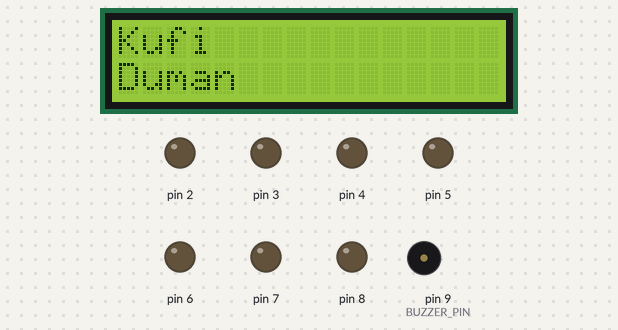
Simulated run of this sketch. Board: Arduino Uno, built with avr-gcc and run on an emulated ATmega328P. On the bench: 16×2 character LCD, output pins drawn as LEDs (lit = HIGH), buzzer (waves = sounding).

Above: at 0.1 s.
At 3.5 s:
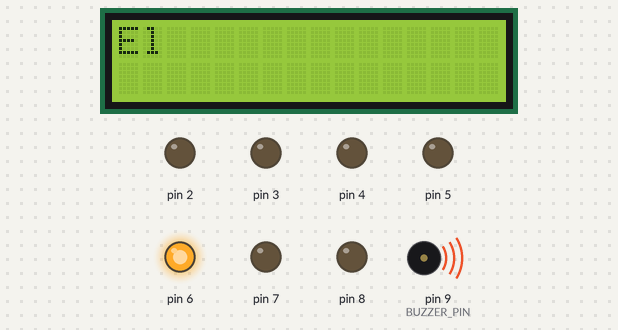
At 5.7 s:
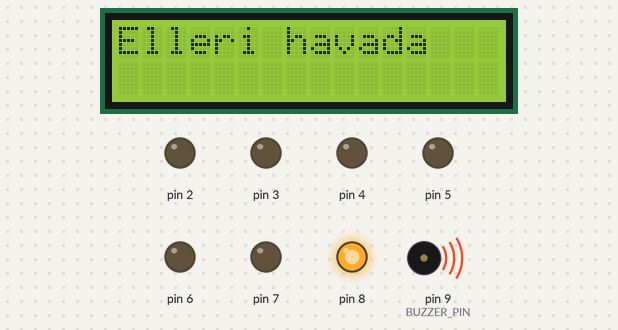
At 8.7 s:
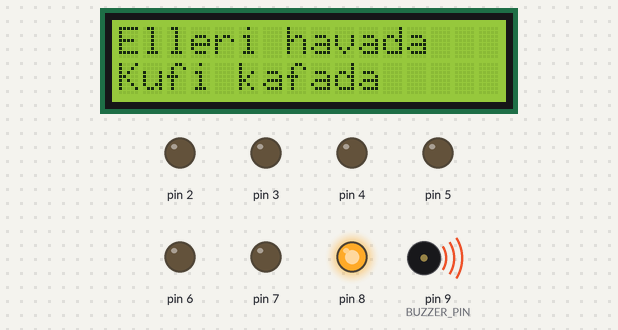
At 17.5 s:
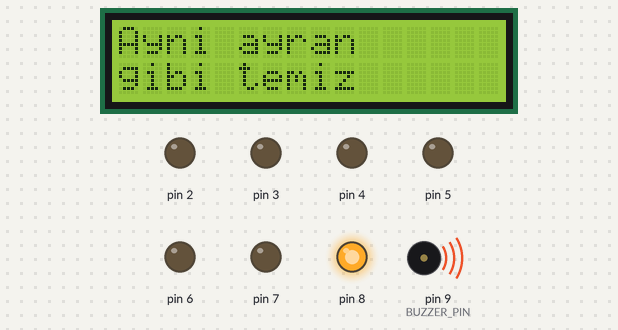
At 20.5 s:
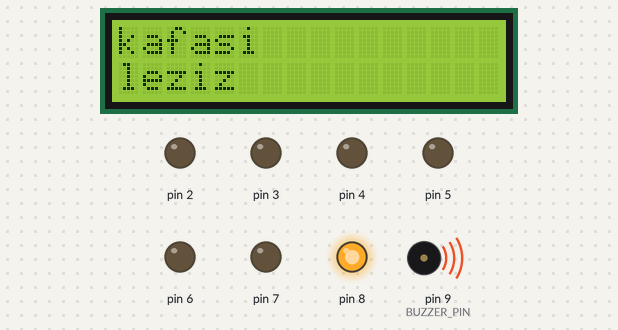
Timing chart, 0 to 40.0 s (numbered marks = the images above):
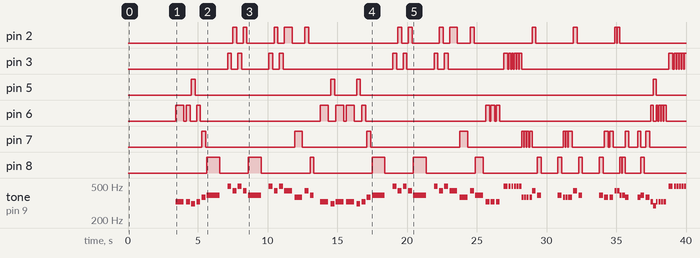

Measured:
- by itself, pin 2: LOW → HIGH at 7.5 s, → LOW 0.28 s later, → HIGH 0.46 s later, → LOW 0.28 s later, … (28 changes in this stretch)
- by itself, pin 3: LOW → HIGH at 7.1 s, → LOW 0.28 s later, → HIGH 0.46 s later, → LOW 0.28 s later, … (39 changes in this stretch)
- by itself, pin 5: LOW → HIGH at 4.5 s, → LOW 0.28 s later, → HIGH 9.7 s later, → LOW 0.28 s later, … (8 changes in this stretch)
- by itself, pin 6: LOW → HIGH at 3.4 s, → LOW 0.56 s later, → HIGH 0.19 s later, → LOW 0.28 s later, … (30 changes in this stretch)
- by itself, pin 7: LOW → HIGH at 5.3 s, → LOW 0.28 s later, → HIGH 6.4 s later, → LOW 0.56 s later, … (32 changes in this stretch)
- by itself, pin 8: LOW → HIGH at 5.7 s, → LOW 0.93 s later, → HIGH 2.0 s later, → LOW 0.93 s later, … (26 changes in this stretch)
- by itself, tone on pin 9 (BUZZER_PIN): plays 329 Hz for 0.56 s, 329 Hz for 0.28 s, 311 Hz for 0.28 s, 329 Hz for 0.28 s, 370 Hz for 0.28 s, 392 Hz for 0.93 s … (82 notes in this stretch)

The sketch:

Arduino_Kufi.ino
```cpp
#include <LiquidCrystal.h>

// LCD PINLERI: RS=12, E=11, D4=A0, D5=A1, D6=A2, D7=A3
LiquidCrystal lcd(12, 11, A0, A1, A2, A3);

// LED PINLERI (7 NOTA)
const int LED_A = 2; // La
const int LED_B = 3; // Si
const int LED_C = 4; // Do
const int LED_D = 5; // Re
const int LED_E = 6; // Mi
const int LED_F = 7; // Fa
const int LED_G = 8; // Sol

// BUZZER PINI
const int BUZZER_PIN = 9;

// NOTA FREKANSLARI
const int e3 = 164;  const int a3 = 220;  const int ad3 = 233; const int b3 = 247;
const int c4 = 261;  const int cd4 = 277; const int d4 = 293;  const int dd4 = 311;
const int e4 = 329;  const int f4 = 349;  const int fd4 = 370; const int g4 = 392;
const int gd4 = 415; const int a4 = 440;  const int ad4 = 466; const int b4 = 494;
const int c5 = 523;  const int cd5 = 554; const int d5 = 587;  const int dd5 = 622;
const int e5 = 659;  const int f5 = 698;  const int fd5 = 740; const int g5 = 784;
const int gd5 = 830; const int a5 = 880;  const int ad5 = 932; const int b5 = 988;
const int c6 = 1046; const int cd6 = 1109; const int d6 = 1174; const int dd6 = 1244;
const int e6 = 1318; const int f6 = 1397; const int fd6 = 1480; const int g6 = 1568;
const int gd6 = 1661; const int a6 = 1760;

double s4;

double bpm(int tempo){
  return 60.0/tempo*1000.0;
}

int getLedPin(int frekans) {
  switch(frekans) {
    case a3: case ad3: case a4: case ad4: case a5: case ad5: case a6: return LED_A;
    case b3: case b4: case b5: return LED_B;
    case c4: case cd4: case c5: case cd5: case c6: case cd6: return LED_C;
    case d4: case dd4: case d5: case dd5: case d6: case dd6: return LED_D;
    case e3: case e4: case e5: case e6: return LED_E;
    case f4: case fd4: case f5: case fd5: case f6: case fd6: return LED_F;
    case g4: case gd4: case g5: case gd5: case g6: case gd6: return LED_G;
    default: return -1;
  }
}

void playTone(int frekans, int deger, bool tekrar, int cursor1, String yazi1, int cursor2, String yazi2) {
  double s1 = s4 * 4.0; double s2 = s4 * 2.0; double s8 = s4 / 2.0; double s16 = s4 / 4.0;
  double s32 = s4 / 8.0; double s64 = s4 / 16.0;
  double s45 = s4 + s8; double s85 = s8 + s16; double s165 = s8 + s32; double s161 = s16 - s64;

  double sure = s4; double es = 0;
  switch (deger) {
    case 1: sure = s1 - s4; es = s4; break;
    case 2: sure = s2 - s8; es = s8; break;
    case 4: sure = s4 - s16; es = s16; break;
    case 8: sure = s8 - s32; es = s32; break;
    case 16: sure = s16; es = 0; break;
    case 161: sure = s161; es = s64; break;
    case 32: sure = s32; es = 0; break;
    case 45: sure = s45 - s16; es = s16; break;
    case 85: sure = s85 - s32; es = s32; break;
    case 165: sure = s165 - s64; es = s64; break;
    case 40: sure = 0; es = s4; break;
    case 80: sure = 0; es = s8; break;
    case 160: sure = 0; es = s16; break;
    case 450: sure = 0; es = s45; break;
    case 850: sure = 0; es = s85; break;
    case 1650: sure = 0; es = s165; break;
    default: sure = s4; es = 0; break;
  }

  if (tekrar == 0) {
    if (cursor1 == 0) lcd.clear();
    else if (cursor1 == 1) lcd.setCursor(0, 1);
    if(yazi1 != "") lcd.print(yazi1);
  } else {
    if (cursor2 == 0) lcd.clear();
    else if (cursor2 == 1) lcd.setCursor(0, 1);
    if(yazi2 != "") lcd.print(yazi2);
  }

  int activeLed = getLedPin(frekans);
  if (frekans > 0) {
    if (activeLed != -1) digitalWrite(activeLed, HIGH);
    tone(BUZZER_PIN, frekans);
    delay(sure);
    noTone(BUZZER_PIN);
    if (activeLed != -1) digitalWrite(activeLed, LOW);
  } else {
    delay(sure);
  }
  if(es > 0) delay(es);
}

void setup() {
  for(int i = 2; i <= 9; i++) pinMode(i, OUTPUT);
  lcd.begin(16, 2);
  s4 = bpm(81);

  lcd.setCursor(0, 0); lcd.print("Kufi");
  lcd.setCursor(0, 1); lcd.print("Duman");
  delay(3000);

  // --- DUMAN - KUFİ (TÜM SÖZLER) ---
  playTone(0, 80, 0, 0, "", 2, "");  //1
  playTone(e4, 4, 0, 2, "El", 2, "");
  playTone(e4, 8, 0, 2, "le", 2, "");
  playTone(dd4, 8, 0, 2, "ri", 2, "");
  playTone(e4, 8, 0, 2, " ha", 2, "");
  playTone(fd4, 8, 0, 2, "va", 2, "");
  playTone(g4, 45, 0, 2, "da", 2, ""); //2
  playTone(0, 80, 0, 2, "", 2, "");
  playTone(b4, 8, 0, 1, "Ku", 2, "");
  playTone(a4, 8, 0, 2, "fi", 2, "");
  playTone(b4, 8, 0, 2, " ka", 2, "");
  playTone(a4, 8, 0, 2, "fa", 2, "");
  playTone(g4, 45, 0, 2, "da", 2, ""); //3
  playTone(0, 80, 0, 0, "", 2, "");
  playTone(b4, 8, 0, 2, "Se", 2, "");
  playTone(a4, 8, 0, 2, "ker", 2, "");
  playTone(b4, 8, 0, 2, " e", 2, "");
  playTone(a4, 4, 0, 2, "zer", 2, "");
  playTone(fd4, 4, 0, 1, "ay", 2, ""); //4
  playTone(a4, 8, 0, 2, "na", 2, "");
  playTone(g4, 8, 0, 2, "da", 2, "");
  playTone(0, 80, 0, 0, "", 2, "");
  playTone(e4, 4, 0, 2, "Ay", 2, "");
  playTone(dd4, 8, 0, 2, "ni", 2, "");
  playTone(e4, 4, 0, 2, " ay", 2, ""); //5
  playTone(e4, 4, 0, 2, "ran", 2, "");
  playTone(dd4, 8, 0, 1, "gi", 2, "");
  playTone(e4, 8, 0, 2, "bi", 2, "");
  playTone(fd4, 8, 0, 2, " te", 2, "");
  playTone(g4, 45, 0, 2, "miz", 2, ""); //6
  playTone(0, 80, 0, 0, "", 2, "");
  playTone(b4, 8, 0, 2, "ka", 2, "");
  playTone(a4, 8, 0, 2, "fa", 2, "");
  playTone(b4, 8, 0, 2, "si", 2, "");
  playTone(a4, 8, 0, 1, "le", 2, "");
  playTone(g4, 45, 0, 2, "ziz", 2, ""); //7
  playTone(0, 80, 0, 0, "", 2, "");
  playTone(b4, 8, 0, 2, "Yu", 2, "");
  playTone(a4, 8, 0, 2, "ru", 2, "");
  playTone(b4, 8, 0, 2, " yol", 2, "");
  playTone(a4, 4, 0, 2, "lar", 2, "");
  playTone(fd4, 4, 0, 1, "sa", 2, ""); //8
  playTone(a4, 8, 0, 2, "ra", 2, "");
  playTone(g4, 4, 0, 2, "ya", 2, "");
  playTone(e4, 8, 0, 2, " sa", 2, "");
  playTone(e4, 8, 0, 2, "ra", 2, "");
  playTone(e4, 8, 0, 2, "ya", 2, "");
  playTone(0, 160, 0, 0, "", 2, ""); //9
  playTone(b4, 8, 0, 2, "Ben", 2, "");
  playTone(b4, 161, 0, 2, " bu", 2, "");
  playTone(b4, 161, 0, 2, " ge", 2, "");
  playTone(b4, 161, 0, 2, "ze", 2, "");
  playTone(b4, 161, 0, 2, "ge", 2, "");
  playTone(b4, 16, 0, 2, "ne", 2, "");
  playTone(fd4, 161, 0, 1, "i", 2, "");
  playTone(fd4, 161, 0, 2, "ne", 2, "");
  playTone(fd4, 161, 0, 2, "me", 2, "");
  playTone(fd4, 16, 0, 2, "dim", 2, "");
  playTone(a4, 8, 0, 2, " a", 2, "");
  playTone(g4, 8, 0, 2, "bi", 2, "");
  playTone(0, 450, 0, 0, "", 2, ""); //10
  playTone(g4, 8, 0, 2, "Gok", 2, "");
  playTone(fd4, 161, 0, 2, "yu", 2, "");
  playTone(fd4, 161, 0, 2, "zu", 2, "");
  playTone(fd4, 8, 0, 1, "mas", 2, "");
  playTone(a4, 8, 0, 2, "ma", 2, "");
  playTone(g4, 8, 0, 2, "vi", 2, "");
  playTone(0, 450, 0, 0, "", 2, ""); //11
  playTone(g4, 8, 0, 2, "Yil", 2, "");
  playTone(fd4, 8, 0, 2, "diz", 2, "");
  playTone(fd4, 8, 0, 2, "lar", 2, "");
  playTone(a4, 161, 0, 2, " da", 2, "");
  playTone(a4, 16, 0, 2, "ha", 2, "");
  playTone(g4, 161, 0, 1, "i", 2, "");
  playTone(g4, 16, 0, 2, "yi", 2, "");
  playTone(fd4, 8, 0, 2, "", 2, ""); //12
  playTone(0, 850, 0, 0, "", 2, "");
  playTone(fd4, 16, 0, 2, "Bu", 2, "");
  playTone(g4, 8, 0, 2, " yil", 2, "");
  playTone(fd4, 8, 0, 2, "diz", 2, "");
  playTone(e4, 16, 0, 2, "lar", 2, "");
  playTone(d4, 16, 0, 1, "", 2, "");
  playTone(e4, 161, 0, 2, "da", 2, "");
  playTone(e4, 161, 0, 2, "ha", 2, "");
  playTone(e4, 161, 0, 2, " i", 2, "");
  playTone(e4, 16, 0, 2, "yi", 2, "");
  playTone(0, 160, 0, 0, "", 2, ""); //13
  playTone(b4, 8, 0, 2, "Us", 2, "");
  playTone(b4, 161, 0, 2, "ku", 2, "");
  playTone(b4, 161, 0, 2, "da", 2, "");
  playTone(b4, 161, 0, 2, "ri", 2, "");
  playTone(b4, 161, 0, 2, " yi", 2, "");
  playTone(b4, 16, 0, 2, "ne", 2, "");
  playTone(fd4, 161, 0, 1, "ge", 2, "");
  playTone(fd4, 161, 0, 2, "ce", 2, "");
  playTone(fd4, 161, 0, 2, "me", 2, "");
  playTone(fd4, 16, 0, 2, "dik", 2, "");
  playTone(a4, 8, 0, 2, " a", 2, "");
  playTone(g4, 8, 0, 2, "bi", 2, "");
  playTone(0, 40, 0, 0, "", 2, ""); //14
  playTone(0, 160, 0, 2, "", 2, "");
  playTone(g4, 161, 0, 2, "Bu", 2, "");
  playTone(g4, 8, 0, 2, " at", 2, "");
  playTone(fd4, 8, 0, 2, "lar", 2, "");
  playTone(fd4, 8, 0, 1, "cok", 2, "");
  playTone(a4, 8, 0, 2, " ha", 2, "");
  playTone(g4, 8, 0, 2, "in", 2, "");
  playTone(0, 450, 0, 0, "", 2, ""); //15
  playTone(g4, 8, 0, 2, "E", 2, "");
  playTone(fd4, 8, 0, 2, "sek", 2, "");
  playTone(fd4, 8, 0, 2, "ler", 2, "");
  playTone(a4, 161, 0, 2, " da", 2, "");
  playTone(a4, 16, 0, 2, "ha", 2, "");
  playTone(g4, 161, 0, 1, "i", 2, "");
  playTone(g4, 16, 0, 2, "yi", 2, "");
  playTone(fd4, 8, 0, 2, "", 2, ""); //16
  playTone(0, 850, 0, 0, "", 2, "");
  playTone(fd4, 16, 0, 2, "Bu", 2, "");
  playTone(g4, 8, 0, 2, " e", 2, "");
  playTone(fd4, 8, 0, 2, "sek", 2, "");
  playTone(e4, 16, 0, 2, "ler", 2, "");
  playTone(d4, 16, 0, 2, "", 2, "");
  playTone(e4, 161, 0, 1, "da", 2, "");
  playTone(e4, 161, 0, 2, "ha", 2, "");
  playTone(e4, 161, 0, 2, " i", 2, "");
  playTone(e4, 16, 0, 2, "yi", 2, "");
  // TEKRAR
  playTone(0, 80, 0, 0, "", 2, "");  //1
  playTone(e4, 4, 0, 2, "El", 2, "");
  playTone(e4, 8, 0, 2, "le", 2, "");
  playTone(dd4, 8, 0, 2, "ri", 2, "");
  playTone(e4, 8, 0, 2, " ha", 2, "");
  playTone(fd4, 8, 0, 2, "va", 2, "");
  playTone(g4, 45, 0, 2, "da", 2, ""); //2
  playTone(0, 80, 0, 2, "", 2, "");
  playTone(b4, 8, 0, 1, "Ku", 2, "");
  playTone(a4, 8, 0, 2, "fi", 2, "");
  playTone(b4, 8, 0, 2, " ka", 2, "");
  playTone(a4, 8, 0, 2, "fa", 2, "");
  playTone(g4, 45, 0, 2, "da", 2, ""); //3
  playTone(0, 80, 0, 0, "", 2, "");
  playTone(b4, 8, 0, 2, "Se", 2, "");
  playTone(a4, 8, 0, 2, "ker", 2, "");
  playTone(b4, 8, 0, 2, " e", 2, "");
  playTone(a4, 4, 0, 2, "zer", 2, "");
  playTone(fd4, 4, 0, 1, "ay", 2, ""); //4
  playTone(a4, 8, 0, 2, "na", 2, "");
  playTone(g4, 8, 0, 2, "da", 2, "");
  playTone(0, 80, 0, 0, "", 2, "");
  playTone(e4, 4, 0, 2, "Ay", 2, "");
  playTone(dd4, 8, 0, 2, "ni", 2, "");
  playTone(e4, 4, 0, 2, " ay", 2, ""); //5
  playTone(e4, 4, 0, 2, "ran", 2, "");
  playTone(dd4, 8, 0, 1, "gi", 2, "");
  playTone(e4, 8, 0, 2, "bi", 2, "");
  playTone(fd4, 8, 0, 2, " te", 2, "");
  playTone(g4, 45, 0, 2, "miz", 2, ""); //6
  playTone(0, 80, 0, 0, "", 2, "");
  playTone(b4, 8, 0, 2, "ka", 2, "");
  playTone(a4, 8, 0, 2, "fa", 2, "");
  playTone(b4, 8, 0, 2, "si", 2, "");
  playTone(a4, 8, 0, 1, "le", 2, "");
  playTone(g4, 45, 0, 2, "ziz", 2, ""); //7
  playTone(0, 80, 0, 0, "", 2, "");
  playTone(b4, 8, 0, 2, "Yu", 2, "");
  playTone(a4, 8, 0, 2, "ru", 2, "");
  playTone(b4, 8, 0, 2, " yol", 2, "");
  playTone(a4, 4, 0, 2, "lar", 2, "");
  playTone(fd4, 4, 0, 1, "sa", 2, ""); //8
  playTone(a4, 8, 0, 2, "ra", 2, "");
  playTone(g4, 4, 0, 2, "ya", 2, "");
  playTone(e4, 8, 0, 2, " sa", 2, "");
  playTone(e4, 8, 0, 2, "ra", 2, "");
  playTone(e4, 8, 0, 2, "ya", 2, "");
}

void loop() {
}
```
